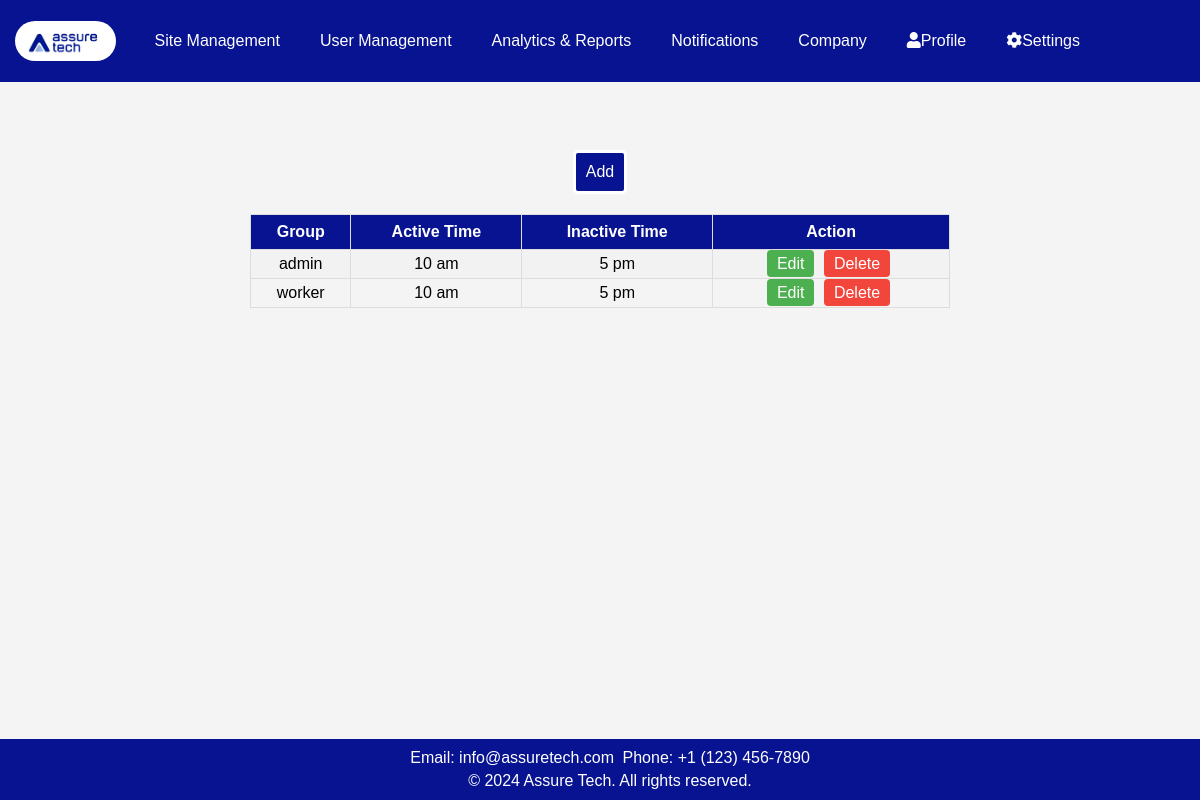
The app's page /time/ with its own data.
### app1/models.py (models this page shows, shortened)
class timeschedule(models.Model):
    group = models.CharField(max_length=100)
    active_time = models.CharField(max_length=50)
    inactive_time = models.CharField(max_length=50)

### app1/views.py (the view)
# urls.py: path('time/', views.timesche, name='time'),
def timesche(request):
    data = timeschedule.objects.all()
    return render(request, 'app1/time_shedule.html', {'data': data})

### app1/templates/app1/time_shedule.html (shortened to what this page needs)
<!DOCTYPE html>
<html lang="en">
<head>
    <link rel="stylesheet" href="https://cdnjs.cloudflare.com/ajax/libs/font-awesome/5.15.4/css/all.min.css" />
    {% load static %}
</head>
<body>
    <header>
        <a class="logo" href="#"><img src="{% static 'app1/images/logo.jpg' %}" alt="Logo"></a>
        <nav class="nav">
            <div class="dropdown">
                <a href="{% url 'sites' %}">Site Management</a>
            </div>
            <a href="{% url 'get_all' %}">User Management</a>
            <a href="{% url 'report' %}">Analytics & Reports</a>
            <a href="{% url 'notification' %}">Notifications</a>
            <a href="{% url 'company' %}">Company</a>
            <div class="dropdown">
                <a href="#" class="dropbtn"><i class="fas fa-user"></i>Profile</a>
            </div>
            <div class="dropdown">
                <a href="#" class="dropbtn"><i class="fas fa-cog"></i>Settings</a>
            </div>
        </nav>
    </header>
    <div class="user">
        <a class="add" href="{% url 'timeshe' %}">Add</a>
    </div>
    <div id="table-container">
        <table id="customers">
            <tr>
                <th>Group</th>
                <th>Active Time</th>
                <th>Inactive Time</th>
                <th>Action</th>
            </tr>
            {% for row in data %}
            <tr>
                <td>{{ row.group }}</td>
                <td>{{ row.active_time }}</td>
                <td>{{ row.inactive_time }}</td>
                <td>
                    <a href="{% url 'edit_timeschedule' row.id %}" class="edit-btn">Edit</a>
                    <a href="{% url 'delete_timeschedule' row.id %}" class="delete-btn">Delete</a>
                </td>
            </tr>
            {% endfor %}
                </table>
            </div>
    <footer>
        <p>Email: info@assuretech.com</p>
        <p>Phone: +1 (123) 456-7890</p>
        <div class="footer-bottom">
            <p>&copy; 2024 Assure Tech. All rights reserved.</p>
        </div>
    </footer>
</body>
</html>

### app1/templates/app1/time_shedule.html (style rules this page uses)
body { font-family: 'Verdana', sans-serif; width: 100%; margin: 0; padding-top: 10vh; background: #f4f4f4; box-sizing: border-box; height: 700px; }
header { background-color: #071390; color: white; text-align: center; padding: 20px 0; position: fixed; top: 0; width: 100%; z-index: 1000; display: flex; justify-content: space-between; align-items: center; }
.nav { display: flex; align-items: center; margin-right: 100px; }
.logo img { max-height: 40px; margin-left: 15px; float: left; border-radius: 20px; }
.nav a { padding: 12px 20px; color: white; text-decoration: none; display: inline-block; }
.dropdown { display: inline-block; }
.user { text-align: center; margin-top: 50px; }
.add { background-color: #071390; color: white; padding: 10px; border: solid; margin-top: 20px; display: inline-block; text-decoration: none; border-radius: 5px 5px; }
#table-container { margin-top: 20px; margin-left: 250px; margin-right: 250px; }
#customers { font-family: Arial, Helvetica, sans-serif; border-collapse: collapse; width: 100%; }
#customers td, #customers th { border: 1px solid #ddd; padding: 5px; text-align: center; }
#customers tr:nth-child(even) { background-color: #f2f2f2; }
#customers th { padding-top: 8px; padding-bottom: 8px; text-align: center; background-color: #071390; color: white; }
footer { position: fixed; bottom: 0; width: 100%; background-color: #071390; color: white; text-align: center; padding: 10px; z-index: 1000; }
footer h4, footer p { white-space: nowrap; margin: 0; padding: 2px; display: inline; }
.footer-bottom { white-space: nowrap; padding-top: 5px; }
.footer-bottom p { margin: 0; }
.edit-btn, .delete-btn { background-color: #4CAF50; color: white; padding: 5px 10px; border: none; border-radius: 4px; cursor: pointer; margin-right: 5px; text-decoration: none; }
.delete-btn { background-color: #f2463d; }

### records on screen
timeschedule: group "admin", active_time "10 am", inactive_time "5 pm"
timeschedule: group "worker", active_time "10 am", inactive_time "5 pm"
